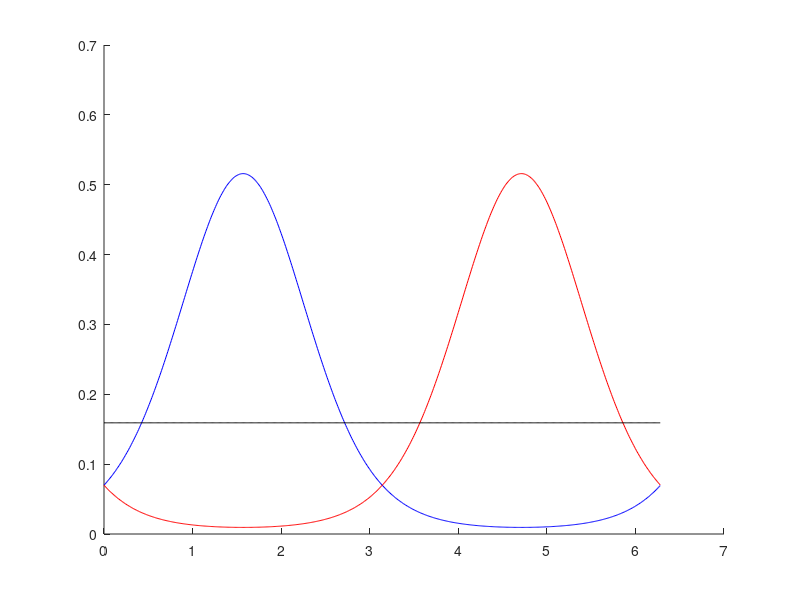

The MATLAB script that drew this image: (Note: this script raises an error after producing the figure.)
VM = @(x,mu,k) exp(k.*cos(x-mu))./(2*pi*besseli(0,k));

dt= 0.01;
xs = 0:dt:2*pi;


mu1 = pi/2;
mu2 = 3*pi/2;

k1 = 2;
k2 = 2;

D1 = VM(xs,mu1,k1);
D2 = VM(xs,mu2,k2);

figure; hold on; 
plot(xs,D1,'b'); plot(xs,D2,'r'); 

muApp = mu1 + atan2(sin(mu2-mu1),k1/k2 + cos(mu2-mu1));
kApp = sqrt(k1^2 + k2^2 + 2*k1*k2*cos(mu2-mu1));

DA = VM(xs,muApp,kApp);

plot(xs,DA,'k'); drawnow;


%% Estimate distribution

PP = zeros(1000,length(xs));
for i = 1:1000
  m = mu1 + vonmisrand(k1);
  d = mu2 + vonmisrand(k2);
  p_m = VM(m,mu1,k1);
  p_d = VM(d,mu2,k2);
      
  for j = 1:length(xs)
    z = xs(j);

    p_mlz = VM(z,mu1,k1);
    p_dlz = VM(z,mu2,k1);
    
    PP(i,j) = p_mlz*p_dlz/(p_m*p_d);
  end
end



        
        
        
